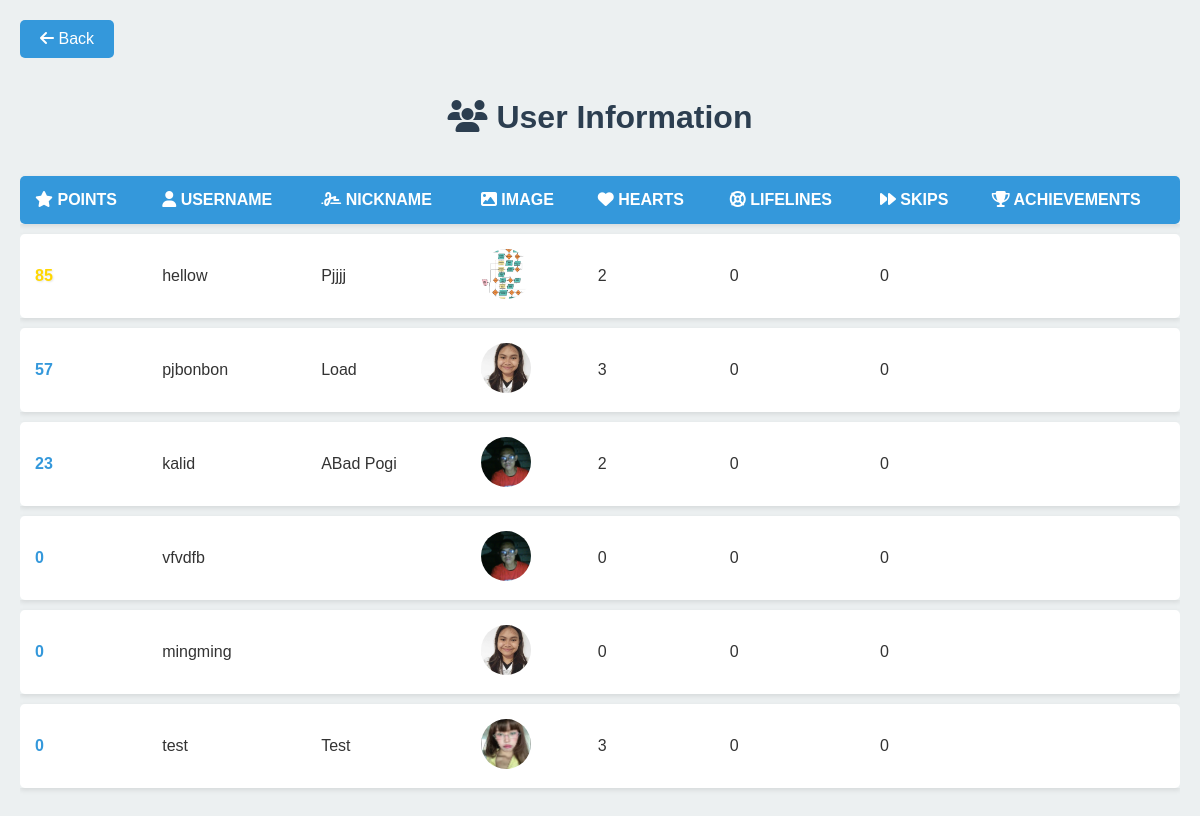
Page /admin-users.php on the committed database.
### tables this page shows
CREATE TABLE `users` (
  `id` int(11) NOT NULL,
  `username` varchar(128) NOT NULL,
  `password_hash` varchar(255) NOT NULL,
  `image` varchar(255) NOT NULL,
  `nickname` varchar(255) NOT NULL,
  `hearts` int(11) NOT NULL,
  `lifelines` int(11) NOT NULL DEFAULT 3,
  `skips` int(11) NOT NULL,
  `achievements` text NOT NULL,
  `last_heart_regeneration` int(11) NOT NULL,
  `points` int(11) NOT NULL
);

### admin-users.php (the view, shortened to what this page needs)
<?php
$servername = "localhost";
$username = "root";
$password = "";
$dbname = "floraquiz";
$conn = new mysqli($servername, $username, $password, $dbname);
$sql = "SELECT * FROM users ORDER BY points DESC";
$result = $conn->query($sql);
?>
<!DOCTYPE html>
<html lang="en">
<head>
    <link rel="stylesheet" href="https://cdnjs.cloudflare.com/ajax/libs/font-awesome/6.4.0/css/all.min.css">
</head>
<body>
<div class="container">
        <a href="#" class="back-btn" onclick="history.back();">
            <i class="fas fa-arrow-left"></i> Back
        </a>
        <h1><i class="fas fa-users"></i> User Information</h1>
        <table>
            <thead>
                <tr>
                    <th><i class="fas fa-star"></i> Points</th>
                    <th><i class="fas fa-user"></i> Username</th>
                    <th><i class="fas fa-signature"></i> Nickname</th>
                    <th><i class="fas fa-image"></i> Image</th>
                    <th><i class="fas fa-heart"></i> Hearts</th>
                    <th><i class="fas fa-life-ring"></i> Lifelines</th>
                    <th><i class="fas fa-forward"></i> Skips</th>
                    <th><i class="fas fa-trophy"></i> Achievements</th>
                </tr>
            </thead>
            <tbody>
                <?php
                if ($result->num_rows > 0) {
                    while($row = $result->fetch_assoc()) {
                        echo "<tr>";
                        echo "<td class='points-column'>" . $row["points"] . "</td>";
                        echo "<td>" . htmlspecialchars($row["username"]) . "</td>";
                        echo "<td>" . htmlspecialchars($row["nickname"]) . "</td>";
                        echo "<td><img src='" . htmlspecialchars($row["image"]) . "' alt='User Image' class='user-image'></td>";
                        echo "<td>" . $row["hearts"] . "</td>";
                        echo "<td>" . $row["lifelines"] . "</td>";
                        echo "<td>" . $row["skips"] . "</td>";
                        echo "<td>" . htmlspecialchars($row["achievements"]) . "</td>";
                        echo "</tr>";
                    }
                } else {
                    echo "<tr><td colspan='8'>No users found</td></tr>";
                }
                ?>
            </tbody>
        </table>
    </div>
</body>
</html>

### admin-users.php (style rules this page uses)
:root { --primary-color: #3498db; --secondary-color: #2c3e50; --text-color: #333; --background-color: #ecf0f1; --hover-color: #2980b9; }
body { font-family: 'Arial', sans-serif; background-color: var(--background-color); color: var(--text-color); margin: 0; padding: 20px; transition: all 0.3s ease; }
h1 { color: var(--secondary-color); text-align: center; margin-bottom: 30px; animation: fadeIn 1s ease-out; }
.container { max-width: 1200px; margin: 0 auto; overflow-x: auto; }
table { width: 100%; border-collapse: separate; border-spacing: 0 10px; margin-top: 20px; }
th, td { padding: 15px; text-align: left; background-color: #fff; transition: all 0.3s ease; }
th { background-color: var(--primary-color); color: white; font-weight: bold; text-transform: uppercase; }
tr { box-shadow: 0 2px 5px rgba(0,0,0,0.1); transition: all 0.3s ease; animation: slideIn 0.5s ease-out; }
td:first-child, th:first-child { border-top-left-radius: 5px; border-bottom-left-radius: 5px; }
td:last-child, th:last-child { border-top-right-radius: 5px; border-bottom-right-radius: 5px; }
.points-column { font-weight: bold; color: var(--primary-color); }
tr:first-child .points-column { color: gold; text-shadow: 1px 1px 2px rgba(0,0,0,0.1); }
.back-btn { display: inline-block; padding: 10px 20px; background-color: var(--primary-color); color: white; text-decoration: none; border-radius: 5px; transition: all 0.3s ease; margin-bottom: 20px; animation: fadeIn 1s ease-out; }
.user-image { width: 50px; height: 50px; border-radius: 50%; object-fit: cover; transition: all 0.3s ease; }

### rows in the picture
users: points "85", username "hellow", nickname "Pjjjj", image (picture), hearts "2", lifelines "0", skips "0"
users: points "57", username "pjbonbon", nickname "Load", image (picture), hearts "3", lifelines "0", skips "0"
users: points "23", username "kalid", nickname "ABad Pogi", image (picture), hearts "2", lifelines "0", skips "0"
users: points "0", username "vfvdfb", image (picture), hearts "0", lifelines "0", skips "0"
users: points "0", username "mingming", image (picture), hearts "0", lifelines "0", skips "0"
users: points "0", username "test", nickname "Test", image (picture), hearts "3", lifelines "0", skips "0"
